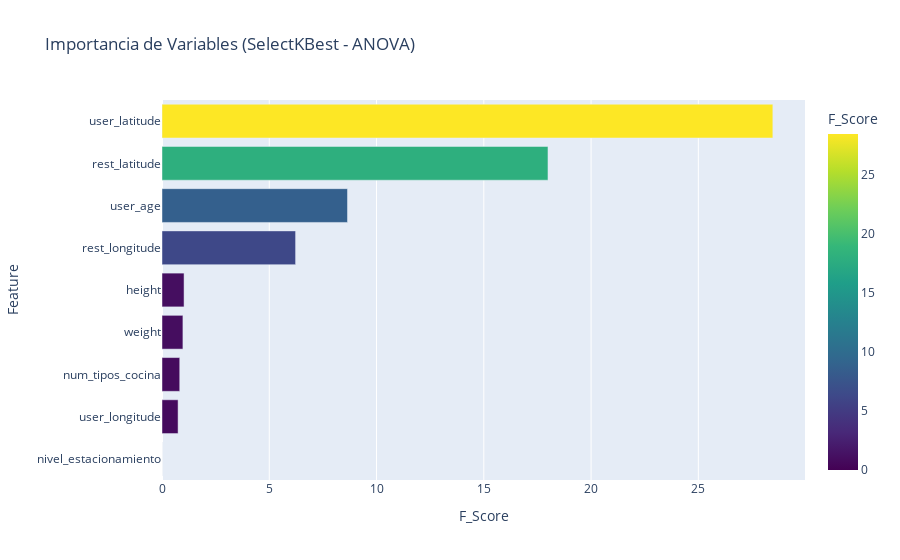

Notebook code cell kept with this figure:
### Code cell
# ==============================================================================
# SELECCIÓN DE VARIABLES (SELECT K-BEST - SKLEARN)
# ==============================================================================
try:
    print("\n[7/7] 🥇 Ejecutando SelectKBest...")
    
    df_kbest = fn.analysis.run_select_k_best(df_limpio, target_col='target_exitoso')
    
    if not df_kbest.empty:
        print("      🏆 Ranking de Variables (Criterio: F-Score ANOVA):")
        display(df_kbest.head(10))
        
        import plotly.express as px
        
        fig_kb = px.bar(
            df_kbest, 
            x='F_Score', 
            y='Feature', 
            orientation='h',
            title="Importancia de Variables (SelectKBest - ANOVA)",
            color='F_Score',
            color_continuous_scale='Viridis'
        )
        fig_kb.update_layout(yaxis=dict(autorange="reversed")) 
        fig_kb.show()
        
    else:
        print("      ⚠️ No se pudieron calcular los scores (faltan variables numéricas).")

except Exception as e:
    logger.error(f"Error en SelectKBest: {e}")

### Figure 1 — Plotly figure (JSON) as saved in the notebook; plotly's stock layout.template omitted (floating-point values rounded to 4 significant figures)
{"data": [{"hovertemplate": "F_Score=%{marker.color}<br>Feature=%{y}<extra></extra>", "legendgroup": "", "marker": {"color": [28.47, 17.99, 8.646, 6.227, 1.028, 0.9751, 0.8271, 0.7497, 0.001083], "coloraxis": "coloraxis", "pattern": {"shape": ""}}, "name": "", "orientation": "h", "showlegend": false, "textposition": "auto", "type": "bar", "x": [28.47, 17.99, 8.646, 6.227, 1.028, 0.9751, 0.8271, 0.7497, 0.001083], "xaxis": "x", "y": ["user_latitude", "rest_latitude", "user_age", "rest_longitude", "height", "weight", "num_tipos_cocina", "user_longitude", "nivel_estacionamiento"], "yaxis": "y"}], "layout": {"barmode": "relative", "coloraxis": {"colorbar": {"title": {"text": "F_Score"}}, "colorscale": [[0, "#440154"], [0.1111, "#482878"], [0.2222, "#3e4989"], [0.3333, "#31688e"], [0.4444, "#26828e"], [0.5556, "#1f9e89"], [0.6667, "#35b779"], [0.7778, "#6ece58"], [0.8889, "#b5de2b"], [1, "#fde725"]]}, "legend": {"tracegroupgap": 0}, "title": {"text": "Importancia de Variables (SelectKBest - ANOVA)"}, "xaxis": {"anchor": "y", "domain": [0, 1], "title": {"text": "F_Score"}}, "yaxis": {"anchor": "x", "autorange": "reversed", "domain": [0, 1], "title": {"text": "Feature"}}}}
